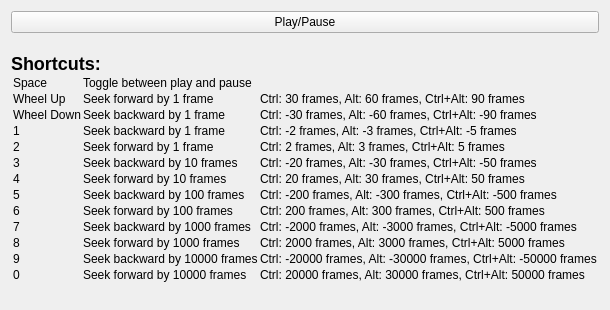
<?xml version="1.0" encoding="UTF-8"?>
<ui version="4.0">
 <class>TimeControl</class>
 <widget class="QWidget" name="TimeControl">
  <property name="geometry">
   <rect>
    <x>0</x>
    <y>0</y>
    <width>590</width>
    <height>310</height>
   </rect>
  </property>
  <property name="windowTitle">
   <string>TimeControl</string>
  </property>
  <layout class="QVBoxLayout" name="verticalLayout">
   <item>
    <widget class="QPushButton" name="playpauseButton">
     <property name="text">
      <string>Play/Pause</string>
     </property>
     <property name="checkable">
      <bool>true</bool>
     </property>
    </widget>
   </item>
   <item>
    <widget class="QLabel" name="label">
     <property name="text">
      <string>&lt;h2&gt;Shortcuts:&lt;/h2&gt;
&lt;table&gt;
&lt;tr&gt;
&lt;td&gt;Space&lt;/td&gt;
&lt;td&gt;Toggle between play and pause&lt;/td&gt;
&lt;td&gt;&lt;/td&gt;
&lt;/tr&gt;

&lt;tr&gt;
&lt;td&gt;Wheel Up&lt;/td&gt;
&lt;td&gt;Seek forward by 1 frame&lt;/td&gt;
&lt;td&gt;Ctrl: 30 frames, Alt: 60 frames, Ctrl+Alt: 90 frames&lt;/td&gt;
&lt;/tr&gt;

&lt;tr&gt;
&lt;td&gt;Wheel Down&lt;/td&gt;
&lt;td&gt;Seek backward by 1 frame&lt;/td&gt;
&lt;td&gt;Ctrl: -30 frames, Alt: -60 frames, Ctrl+Alt: -90 frames&lt;/td&gt;
&lt;/tr&gt;

&lt;tr&gt;
&lt;td&gt;1&lt;/td&gt;
&lt;td&gt;Seek backward by 1 frame&lt;/td&gt;
&lt;td&gt;Ctrl: -2 frames, Alt: -3 frames, Ctrl+Alt: -5 frames&lt;/td&gt;
&lt;/tr&gt;

&lt;tr&gt;
&lt;td&gt;2&lt;/td&gt;
&lt;td&gt;Seek forward by 1 frame&lt;/td&gt;
&lt;td&gt;Ctrl: 2 frames, Alt: 3 frames, Ctrl+Alt: 5 frames&lt;/td&gt;
&lt;/tr&gt;

&lt;tr&gt;
&lt;td&gt;3&lt;/td&gt;
&lt;td&gt;Seek backward by 10 frames&lt;/td&gt;
&lt;td&gt;Ctrl: -20 frames, Alt: -30 frames, Ctrl+Alt: -50 frames&lt;/td&gt;
&lt;/tr&gt;

&lt;tr&gt;
&lt;td&gt;4&lt;/td&gt;
&lt;td&gt;Seek forward by 10 frames&lt;/td&gt;
&lt;td&gt;Ctrl: 20 frames, Alt: 30 frames, Ctrl+Alt: 50 frames&lt;/td&gt;
&lt;/tr&gt;

&lt;tr&gt;
&lt;td&gt;5&lt;/td&gt;
&lt;td&gt;Seek backward by 100 frames&lt;/td&gt;
&lt;td&gt;Ctrl: -200 frames, Alt: -300 frames, Ctrl+Alt: -500 frames&lt;/td&gt;
&lt;/tr&gt;

&lt;tr&gt;
&lt;td&gt;6&lt;/td&gt;
&lt;td&gt;Seek forward by 100 frames&lt;/td&gt;
&lt;td&gt;Ctrl: 200 frames, Alt: 300 frames, Ctrl+Alt: 500 frames&lt;/td&gt;
&lt;/tr&gt;

&lt;tr&gt;
&lt;td&gt;7&lt;/td&gt;
&lt;td&gt;Seek backward by 1000 frames&lt;/td&gt;
&lt;td&gt;Ctrl: -2000 frames, Alt: -3000 frames, Ctrl+Alt: -5000 frames&lt;/td&gt;
&lt;/tr&gt;

&lt;tr&gt;
&lt;td&gt;8&lt;/td&gt;
&lt;td&gt;Seek forward by 1000 frames&lt;/td&gt;
&lt;td&gt;Ctrl: 2000 frames, Alt: 3000 frames, Ctrl+Alt: 5000 frames&lt;/td&gt;
&lt;/tr&gt;

&lt;tr&gt;
&lt;td&gt;9&lt;/td&gt;
&lt;td&gt;Seek backward by 10000 frames&lt;/td&gt;
&lt;td&gt;Ctrl: -20000 frames, Alt: -30000 frames, Ctrl+Alt: -50000 frames&lt;/td&gt;
&lt;/tr&gt;

&lt;tr&gt;
&lt;td&gt;0&lt;/td&gt;
&lt;td&gt;Seek forward by 10000 frames&lt;/td&gt;
&lt;td&gt;Ctrl: 20000 frames, Alt: 30000 frames, Ctrl+Alt: 50000 frames&lt;/td&gt;
&lt;/tr&gt;
&lt;/table&gt;
</string>
     </property>
    </widget>
   </item>
  </layout>
 </widget>
 <resources/>
 <connections/>
</ui>
